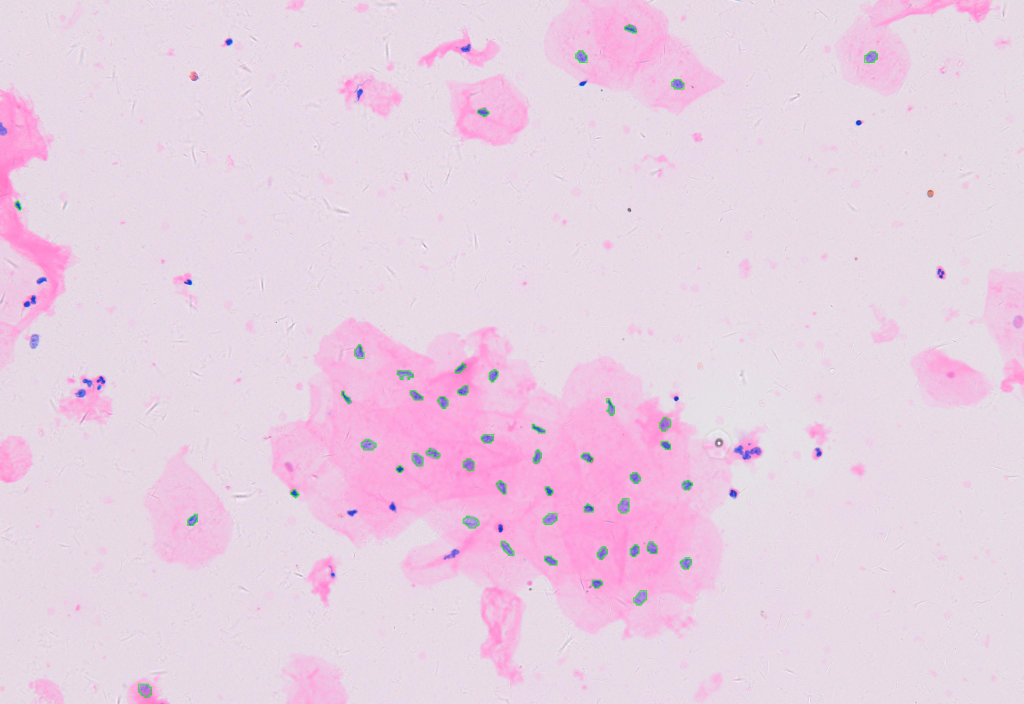
#> input picture images/deconv.jpg, 4096 x 2816 px (shown at 1/4 size)
$ python -i generate_scribble.py   (imports and definitions only)
#> lines starting #> are read from the running program, lines starting #| are printed output that depends on the picture
import os
import random
from tqdm import tqdm
from functools import partial

import argparse
import cv2
import numpy as np
from skimage.io import imread, imsave, imread_collection
from skimage.feature import corner_harris, corner_peaks
from skimage.measure import label
from skimage.morphology import skeletonize
from multiprocessing import Pool

import warnings


# [45 lines left out: function scribblize, not called in this run]


def process(label_path, ratio=0.1, shape=None):
#> called with label_path = '../../../images/deconv.jpg', ratio = 0.1
    label = cv2.imread(label_path, flags=0)
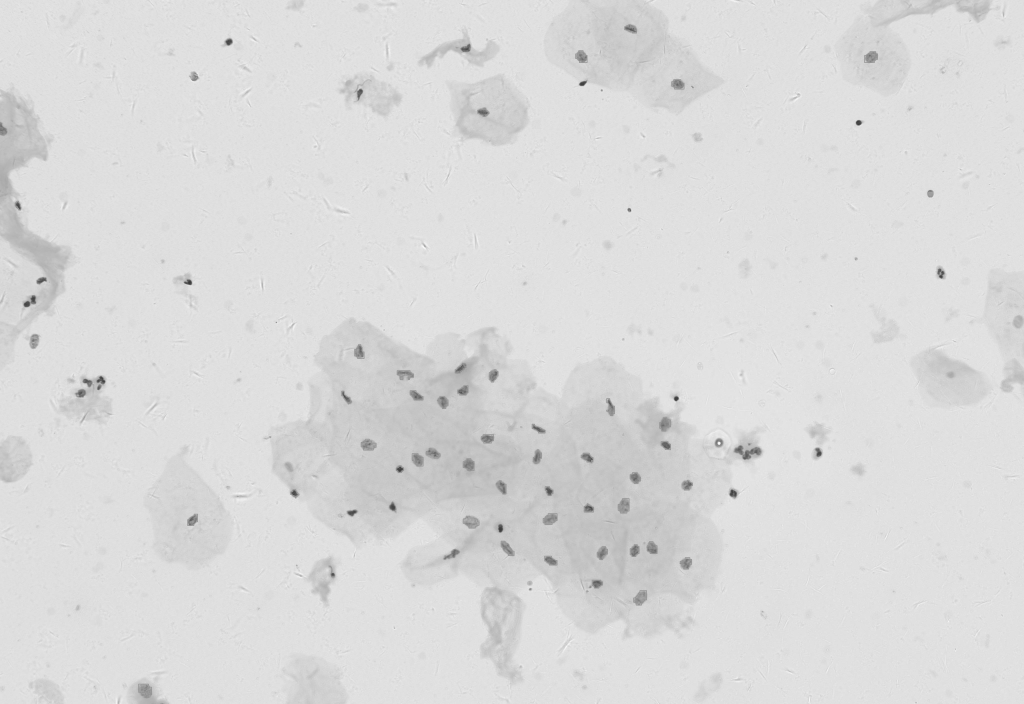
#> label: shape (2816, 4096) (shown at 1/4 size); min 54, max 255, mean 218.6
#> (the run stopped early here; a loop or call above may not have finished)

$ run again, on images/supplement.jpg
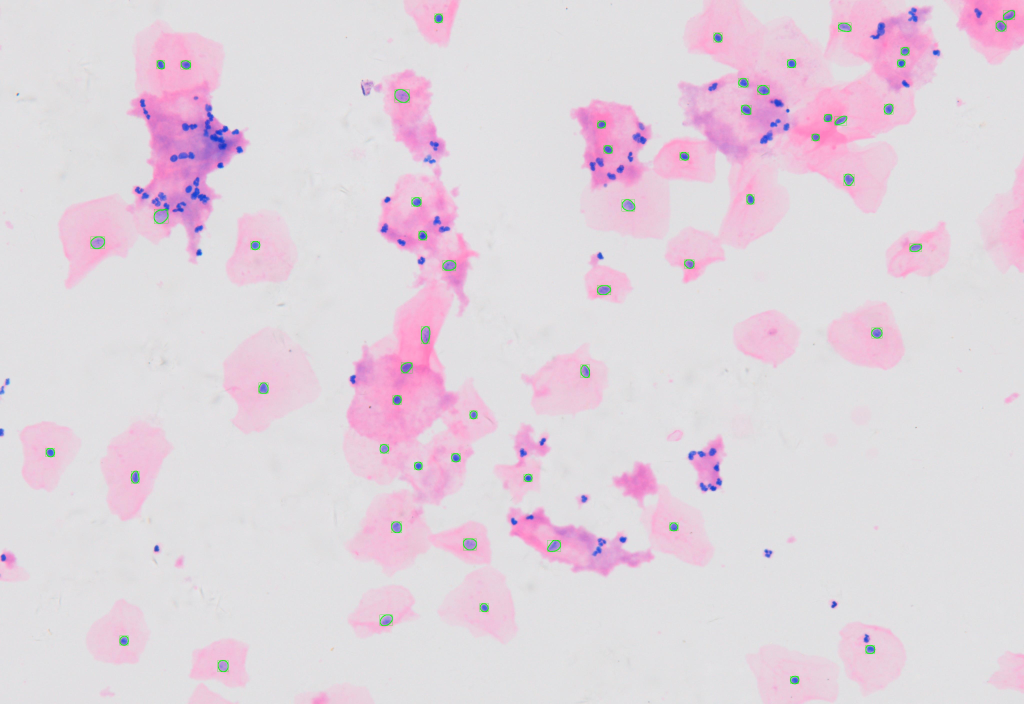
#> input picture images/supplement.jpg, 4096 x 2816 px (shown at 1/4 size)
#> in process, `label = cv2.imread(label_path, flags=0)`:
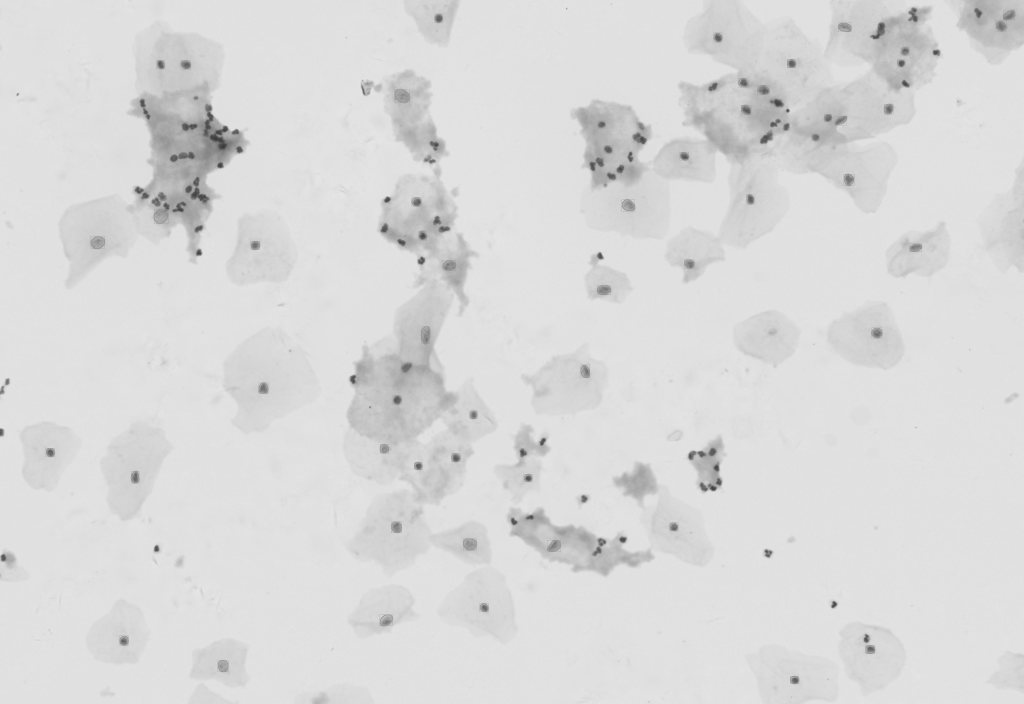
#> label: shape (2816, 4096) (shown at 1/4 size); min 54, max 234, mean 218
